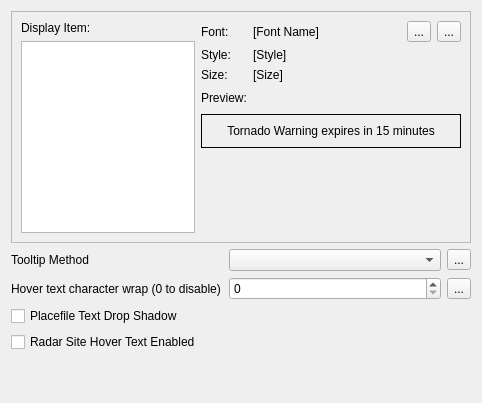
         <widget class="QWidget" name="text">
          <layout class="QVBoxLayout" name="verticalLayout_5">
           <item>
            <widget class="QFrame" name="frame_4">
             <property name="frameShape">
              <enum>QFrame::Shape::StyledPanel</enum>
             </property>
             <property name="frameShadow">
              <enum>QFrame::Shadow::Plain</enum>
             </property>
             <layout class="QGridLayout" name="gridLayout_8" columnstretch="2,3">
              <item row="0" column="0">
               <widget class="QFrame" name="frame_5">
                <layout class="QGridLayout" name="gridLayout_9">
                 <property name="leftMargin">
                  <number>0</number>
                 </property>
                 <property name="topMargin">
                  <number>0</number>
                 </property>
                 <property name="rightMargin">
                  <number>0</number>
                 </property>
                 <property name="bottomMargin">
                  <number>0</number>
                 </property>
                 <item row="0" column="0" colspan="2">
                  <widget class="QLabel" name="label_10">
                   <property name="text">
                    <string>Display Item:</string>
                   </property>
                  </widget>
                 </item>
                 <item row="1" column="0" colspan="2">
                  <widget class="QListView" name="fontListView"/>
                 </item>
                </layout>
               </widget>
              </item>
              <item row="0" column="1">
               <widget class="QFrame" name="frame_6">
                <layout class="QGridLayout" name="gridLayout_6">
                 <property name="leftMargin">
                  <number>0</number>
                 </property>
                 <property name="topMargin">
                  <number>0</number>
                 </property>
                 <property name="rightMargin">
                  <number>0</number>
                 </property>
                 <property name="bottomMargin">
                  <number>0</number>
                 </property>
                 <item row="8" column="0">
                  <spacer name="verticalSpacer_5">
                   <property name="orientation">
                    <enum>Qt::Orientation::Vertical</enum>
                   </property>
                   <property name="sizeHint" stdset="0">
                    <size>
                     <width>20</width>
                     <height>40</height>
                    </size>
                   </property>
                  </spacer>
                 </item>
                 <item row="7" column="0" colspan="5">
                  <widget class="QFrame" name="frame_7">
                   <property name="frameShape">
                    <enum>QFrame::Shape::Panel</enum>
                   </property>
                   <property name="frameShadow">
                    <enum>QFrame::Shadow::Plain</enum>
                   </property>
                   <layout class="QVBoxLayout" name="verticalLayout_7">
                    <item>
                     <widget class="QLabel" name="fontPreviewLabel">
                      <property name="text">
                       <string>Tornado Warning expires in 15 minutes</string>
                      </property>
                      <property name="alignment">
                       <set>Qt::AlignmentFlag::AlignCenter</set>
                      </property>
                      <property name="wordWrap">
                       <bool>true</bool>
                      </property>
                     </widget>
                    </item>
                   </layout>
                  </widget>
                 </item>
                 <item row="0" column="3">
                  <widget class="QToolButton" name="fontSelectButton">
                   <property name="text">
                    <string>...</string>
                   </property>
                  </widget>
                 </item>
                 <item row="3" column="2">
                  <widget class="QLabel" name="fontStyleLabel">
                   <property name="text">
                    <string>[Style]</string>
                   </property>
                  </widget>
                 </item>
                 <item row="0" column="2">
                  <widget class="QLabel" name="fontNameLabel">
                   <property name="text">
                    <string>[Font Name]</string>
                   </property>
                  </widget>
                 </item>
                 <item row="5" column="2">
                  <widget class="QLabel" name="fontSizeLabel">
                   <property name="text">
                    <string>[Size]</string>
                   </property>
                  </widget>
                 </item>
                 <item row="0" column="0">
                  <widget class="QLabel" name="label_11">
                   <property name="text">
                    <string>Font:</string>
                   </property>
                  </widget>
                 </item>
                 <item row="3" column="0">
                  <widget class="QLabel" name="label_15">
                   <property name="text">
                    <string>Style:</string>
                   </property>
                  </widget>
                 </item>
                 <item row="5" column="0">
                  <widget class="QLabel" name="label_18">
                   <property name="text">
                    <string>Size:</string>
                   </property>
                  </widget>
                 </item>
                 <item row="6" column="0" colspan="2">
                  <widget class="QLabel" name="label_13">
                   <property name="text">
                    <string>Preview:</string>
                   </property>
                  </widget>
                 </item>
                 <item row="6" column="2">
                  <spacer name="horizontalSpacer">
                   <property name="orientation">
                    <enum>Qt::Orientation::Horizontal</enum>
                   </property>
                   <property name="sizeHint" stdset="0">
                    <size>
                     <width>40</width>
                     <height>20</height>
                    </size>
                   </property>
                  </spacer>
                 </item>
                 <item row="0" column="4">
                  <widget class="QToolButton" name="resetFontButton">
                   <property name="text">
                    <string>...</string>
                   </property>
                   <property name="icon">
                    <iconset resource="../../../../scwx-qt.qrc">
                     <normaloff>:/res/icons/font-awesome-6/rotate-left-solid.svg</normaloff>:/res/icons/font-awesome-6/rotate-left-solid.svg</iconset>
                   </property>
                  </widget>
                 </item>
                </layout>
               </widget>
              </item>
             </layout>
            </widget>
           </item>
           <item>
            <widget class="QFrame" name="frame_3">
             <layout class="QGridLayout" name="gridLayout_7">
              <property name="leftMargin">
               <number>0</number>
              </property>
              <property name="topMargin">
               <number>0</number>
              </property>
              <property name="rightMargin">
               <number>0</number>
              </property>
              <property name="bottomMargin">
               <number>0</number>
              </property>
              <item row="0" column="0">
               <widget class="QLabel" name="label_9">
                <property name="text">
                 <string>Tooltip Method</string>
                </property>
               </widget>
              </item>
              <item row="3" column="0">
               <widget class="QCheckBox" name="radarSiteHoverTextCheckBox">
                <property name="text">
                 <string>Radar Site Hover Text Enabled</string>
                </property>
               </widget>
              </item>
              <item row="0" column="2">
               <widget class="QToolButton" name="resetTooltipMethodButton">
                <property name="text">
                 <string>...</string>
                </property>
                <property name="icon">
                 <iconset resource="../../../../scwx-qt.qrc">
                  <normaloff>:/res/icons/font-awesome-6/rotate-left-solid.svg</normaloff>:/res/icons/font-awesome-6/rotate-left-solid.svg</iconset>
                </property>
               </widget>
              </item>
              <item row="1" column="1">
               <widget class="QFocusedSpinBox" name="hoverTextWrapSpinBox">
                <property name="focusPolicy">
                 <enum>Qt::FocusPolicy::StrongFocus</enum>
                </property>
                <property name="maximum">
                 <number>999</number>
                </property>
               </widget>
              </item>
              <item row="1" column="2">
               <widget class="QToolButton" name="resetHoverTextWrapButton">
                <property name="text">
                 <string>...</string>
                </property>
                <property name="icon">
                 <iconset resource="../../../../scwx-qt.qrc">
                  <normaloff>:/res/icons/font-awesome-6/rotate-left-solid.svg</normaloff>:/res/icons/font-awesome-6/rotate-left-solid.svg</iconset>
                </property>
               </widget>
              </item>
              <item row="1" column="0">
               <widget class="QLabel" name="label_8">
                <property name="text">
                 <string>Hover text character wrap (0 to disable)</string>
                </property>
               </widget>
              </item>
              <item row="0" column="1">
               <widget class="QFocusedComboBox" name="tooltipMethodComboBox">
                <property name="focusPolicy">
                 <enum>Qt::FocusPolicy::StrongFocus</enum>
                </property>
               </widget>
              </item>
              <item row="2" column="0">
               <widget class="QCheckBox" name="placefileTextDropShadowCheckBox">
                <property name="text">
                 <string>Placefile Text Drop Shadow</string>
                </property>
               </widget>
              </item>
             </layout>
            </widget>
           </item>
           <item>
            <spacer name="verticalSpacer_4">
             <property name="orientation">
              <enum>Qt::Orientation::Vertical</enum>
             </property>
             <property name="sizeHint" stdset="0">
              <size>
               <width>20</width>
               <height>40</height>
              </size>
             </property>
            </spacer>
           </item>
          </layout>
         </widget>
